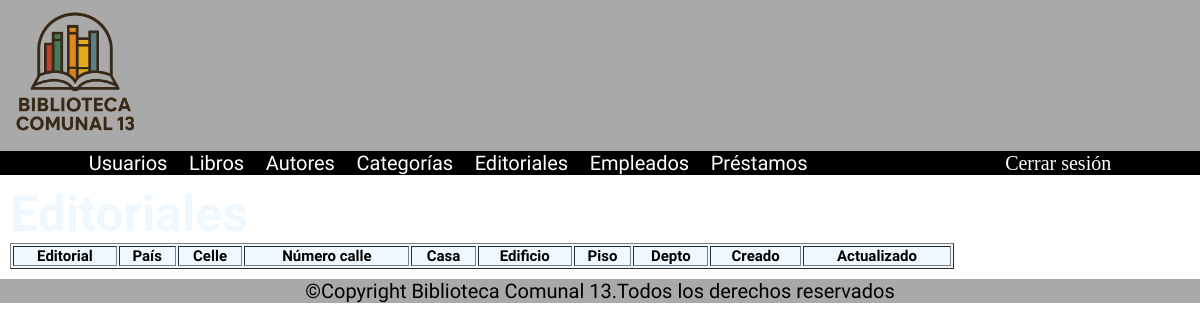
Before: /editoriales/lista/ with the older database file.
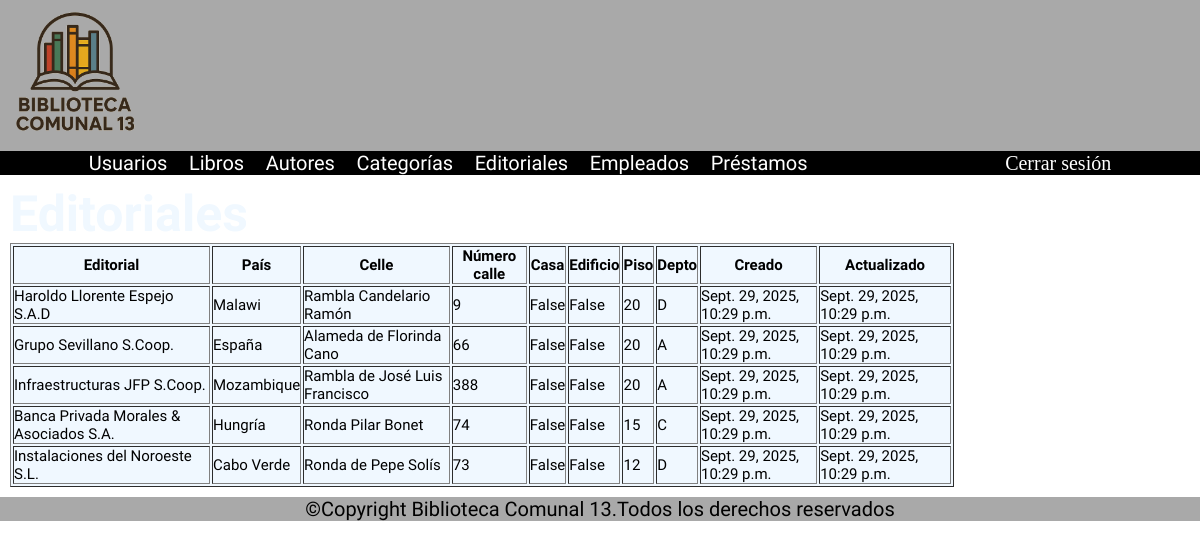
After: the same page with the newer database file.
### apps/editoriales/models.py (models this page shows, shortened)
class Editorial(models.Model):
    nombre_editorial = models.CharField(max_length=100, null=False, blank=False)
    pais_editorial = models.CharField(max_length=50)
    calle_editorial = models.CharField(max_length=100)
    numero_calle_editorial = models.IntegerField()
    casa_editorial = models.BooleanField(default=False)
    edificio_editorial = models.BooleanField(default=False)
    piso_editorial = models.CharField(max_length=10)
    departamento_numero_casa_editorial = models.CharField(max_length=10)
    created_at = models.DateTimeField(auto_now_add=True)
    updated_at = models.DateTimeField(auto_now=True)

### apps/editoriales/views.py (the view)
# urls.py: path('lista/',lista_editoriales,name='lista_editoriales')
def lista_editoriales(request):
    return render(request=request,
                  template_name='editoriales.html',
                  context={"editoriales":Editorial.objects.all()})

### templates/editoriales.html (shortened to what this page needs)
{% load static %}
<!DOCTYPE html>
<html lang="en">
<head>
    <link rel="stylesheet" href="{% static 'css/styles.css' %}">
</head>
<body>
  <header>
    <img src="{% static './multimedia/logo_BC13.png' %}" width="150">
  </header>
  <nav class="nav__flex font__white">
    <ul class="bona-nova-sc-regular">
      <li><a href="{% url 'lista_usuarios' %}">Usuarios</a></li>
      <li><a href="{% url 'lista_libros' %}">Libros</a></li>
      <li><a href="{% url 'lista_autores' %}">Autores</a></li>
      <li><a href="{% url 'lista_categorias' %}">Categorías</a></li>
      <li><a href="{% url 'lista_editoriales' %}">Editoriales</a></li>
      <li><a href="{% url 'lista_empleados' %}">Empleados</a></li>
      <li><a href="{% url 'lista_prestamos' %}">Préstamos</a></li>
    </ul>
    <a href="{% url 'logout' %}">Cerrar sesión</a>
  </nav>
  <main>
    <h1 class="bona-nova-sc-bold font__white">Editoriales</h1>
    <table border="1" class="bona-nova-sc-regular">
  <thead>
    <tr>
      <th><strong>Editorial</strong></th>
      <th><strong>País</strong></th>
      <th><strong>Celle</strong></th>
      <th><strong>Número calle</strong></th>
      <th><strong>Casa</strong></th>
      <th><strong>Edificio</strong></th>
      <th><strong>Piso</strong></th>
      <th><strong>Depto</strong></th>
      <th><strong>Creado</strong></th>
      <th><strong>Actualizado</strong></th>
    </tr>
  </thead>
  <tbody>
    {%for editorial in editoriales%}
    <tr>
      <td>{{editorial.nombre_editorial}}</td>
      <td>{{editorial.pais_editorial}}</td>
      <td>{{editorial.calle_editorial}}</td>
      <td>{{editorial.numero_calle_editorial}}</td>
      <td>{{editorial.casa_editorial}}</td>
      <td>{{editorial.edificio_editorial}}</td>
      <td>{{editorial.piso_editorial}}</td>
      <td>{{editorial.departamento_numero_casa_editorial}}</td>
      <td>{{editorial.created_at}}</td>
      <td>{{editorial.updated_at}}</td>
    </tr>
    {% endfor %}
  </tbody>
</table>
  </main>
  <footer>
    <p class="bona-nova-sc-regular align__center">©Copyright Biblioteca Comunal 13.Todos los derechos reservados</p>
  </footer>
</body>
</html>

Changed rows visible on the page:
added Editorial: nombre_editorial "Haroldo Llorente Espejo S.A.D", pais_editorial "Malawi", calle_editorial "Rambla Candelario Ramón", numero_calle_editorial "9", casa_editorial "False", edificio_editorial "False", piso_editorial "20", departamento_numero_casa_editorial "D", created_at "Sept. 29, 2025, 10:29 p.m.", updated_at "Sept. 29, 2025, 10:29 p.m."
added Editorial: nombre_editorial "Grupo Sevillano S.Coop.", pais_editorial "España", calle_editorial "Alameda de Florinda Cano", numero_calle_editorial "66", casa_editorial "False", edificio_editorial "False", piso_editorial "20", departamento_numero_casa_editorial "A", created_at "Sept. 29, 2025, 10:29 p.m.", updated_at "Sept. 29, 2025, 10:29 p.m."
added Editorial: nombre_editorial "Infraestructuras JFP S.Coop.", pais_editorial "Mozambique", calle_editorial "Rambla de José Luis Francisco", numero_calle_editorial "388", casa_editorial "False", edificio_editorial "False", piso_editorial "20", departamento_numero_casa_editorial "A", created_at "Sept. 29, 2025, 10:29 p.m.", updated_at "Sept. 29, 2025, 10:29 p.m."
added Editorial: nombre_editorial "Banca Privada Morales & Asociados S.A.", pais_editorial "Hungría", calle_editorial "Ronda Pilar Bonet", numero_calle_editorial "74", casa_editorial "False", edificio_editorial "False", piso_editorial "15", departamento_numero_casa_editorial "C", created_at "Sept. 29, 2025, 10:29 p.m.", updated_at "Sept. 29, 2025, 10:29 p.m."
added Editorial: nombre_editorial "Instalaciones del Noroeste S.L.", pais_editorial "Cabo Verde", calle_editorial "Ronda de Pepe Solís", numero_calle_editorial "73", casa_editorial "False", edificio_editorial "False", piso_editorial "12", departamento_numero_casa_editorial "D", created_at "Sept. 29, 2025, 10:29 p.m.", updated_at "Sept. 29, 2025, 10:29 p.m."
